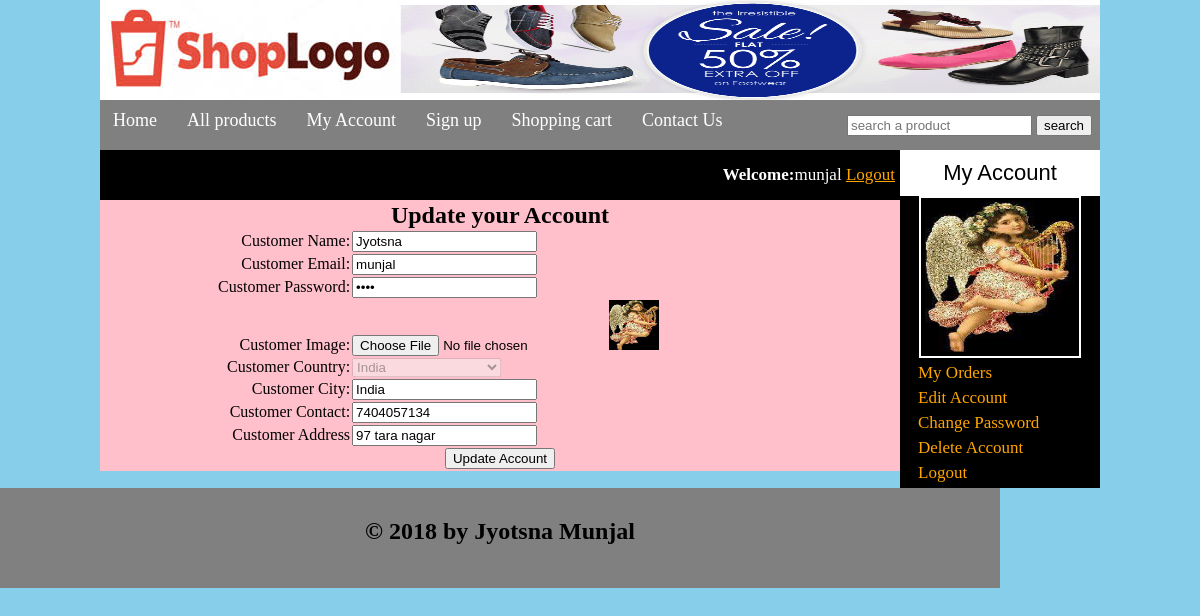
Screenshot of /customer/my_account.php?edit_account (signed in) with the database file from the repository.
### tables this page shows
CREATE TABLE IF NOT EXISTS `customers` (
  `customer_id` int(10) NOT NULL AUTO_INCREMENT,
  `customer_ip` varchar(100) NOT NULL,
  `customer_name` text NOT NULL,
  `customer_email` varchar(100) NOT NULL,
  `customer_pass` varchar(100) NOT NULL,
  `customer_country` text NOT NULL,
  `customer_city` text NOT NULL,
  `customer_contact` varchar(255) NOT NULL,
  `customer_image` text NOT NULL,
  `customer_address` text NOT NULL,
  PRIMARY KEY (`customer_id`)
);

### customer/edit_account.php (the view, shortened to what this page needs)
<?php
$user=$_SESSION['customer_email'];
$get_customer="select * from customers where
customer_email='$user'";
$run_customer=mysql_query($get_customer);
$row_customer=mysql_fetch_array($run_customer);
$name=$row_customer['customer_name'];
$email=$row_customer['customer_email'];
$pass=$row_customer['customer_pass'];
$country=$row_customer['customer_country'];
$contact=$row_customer['customer_contact'];
$address=$row_customer['customer_address'];
$image=$row_customer['customer_image'];
?>
<form action="" method="post" enctype="multipart/form-data">
<table align="center" width="750">
<tr align="center">
<td colspan="6"><h2>Update your Account</h2></td>
</tr>
<tr>
<td align="right">Customer Name:</td>
<td><input type="text" name="c_name" value="<?php echo $name;?>" required/></td>
</tr>
<tr>
<td align="right">Customer Email:</td>
<td><input type="text" name="c_email" value="<?php echo $email;?>" required/></td>
</tr>
<tr>
<td align="right">Customer Password:</td>
<td><input type="password" name="c_pass" value="<?php echo $pass;?>" required/></td>
</tr>
<tr>
<td align="right">Customer Image:</td>
<td><input type="file" name="c_image"  required/>
<img src="customer_images/<?php echo $image; ?>"
width="50" height="50" />
</td>
</tr>
<tr>
<td align="right">Customer Country:</td>
<td>
<select name="c_country" disabled>
<option><?php echo $country;?></option>
</select>
</td>
</tr>
<tr>
<td align="right">Customer City:</td>
<td><input type="text" name="c_city" value="<?php echo $country;?>"required/></td>
</tr>
<tr>
<td align="right">Customer Contact:</td>
<td><input type="text" name="c_contact" value="<?php echo $contact;?>"required/></td>
</tr>
<tr>
<td align="right">Customer Address</td>
<td><input type="text" name="c_address" value="<?php echo $address;?>"required/></td></tr>
<tr align="center">
<td colspan="6"><input type="submit" name="update" value="Update Account" /></td>
</tr>
</table>
</form>
</div>
</div>
</div>
</body>
</html>

### customer/my_account.php (shortened to what this page needs)
<!DOCTYPE>
<html>
<head>
<link rel="stylesheet" href="styles/style.css" media="all" />
</head>
<body>
<div class="main_wrapper">
<div class="header_wrapper">
<a href="index.php"><img id="logo" src="images/logo1.jpg" "/></a>
<img id="banner" src="images/giphy.gif" width="70%" height="100px"/>
</div>
<div class="menubar">
<ul id="menu"><li> <a href="../index.php">Home</a></li>
<li> <a href="../all_products.php" >All products</a></li>
<li> <a href="customer/my_account.php">My Account</a></li>
<li> <a href="#">Sign up</a></li>
<li> <a href="cart.php">Shopping cart</a></li>
<li> <a href="#">Contact Us</a></li>
</ul>
<div id="form">
<form method="get" action="results.php" enctype="multipart/form-data">
<input type="text" name="user_query" placeholder="search a product"/>
<input type="submit"name="search" value="search" />
</form>
</div>
</div>
<div class="content_wrapper">
<div id="sidebar" style="float:right;">
<div id="sidebar_title">My Account</div>
<ul id="cats">
<?php
$user=$_SESSION['customer_email'];
$get_img="select * from customers where
customer_email='$user'";
$run_img=mysql_query($get_img);
$row_img=mysql_fetch_array($run_img);
$c_image=$row_img['customer_image'];
echo "<p style='text-align:center;'><img src='customer_images/$c_image' width='150' height='150' /></p>";
?>
<li><a href="my_account.php?my_orders">My Orders</a></li>
<li><a href="my_account.php?edit_account">Edit Account</a></li>
<li><a href="my_account.php?change_pass">Change Password</a></li>
<li><a href="my_account.php?delete_account">Delete Account</a></li>
<li><a href="logout.php">Logout</a></li>
</div>
<div id="content_area">
<div id="shopping_cart">
<span style="float:right; font-size:17px; padding:5px; line-height:40px;">
<?php
if(isset($_SESSION['customer_email']))
{
	echo "<b>Welcome:</b>".$_SESSION['customer_email'];
}
else
	echo "<b>Welcome Guest:</b>";
?>
<?php
if(!isset($_SESSION['customer_email']))
{
	echo "<a href='checkout.php' style='color:orange'>Login</a>";
}
else
{
	echo "<a href='logout.php' style='color:orange'>Logout</a>";
}
?>
</span>
</div>
<div id="product_box">
<center>
<?php
if(isset($_GET['edit_account']))
{
	include("edit_account.php");
}
?>
<div id="footer">
<h2 style="text-align:center;padding-top:30px;">&copy; 2018 by Jyotsna Munjal</h2>
</div>
</body>
</html>

### customer/styles/style.css (style rules this page uses)
html, body, div, span, applet, object, iframe, h1, h2, h3, h4, h5, h6, p, blockquote, pre, a, abbr, acronym, address, big, cite, code, del, dfn, em, img, ins, kbd, q, s, samp, small, strike, strong, sub, sup, tt, var, b, u, i, center, dl, dt, dd, ol, ul, li, fieldset, form, label, legend, table, caption, tbody, tfoot, thead, tr, th, td, article, aside, canvas, details, embed, figure, figcaption, footer, header, hgroup, menu, nav, output, ruby, section, summary, time, mark, audio, video { margin: 0; padding: 0; border: 0; vertical-align: baseline; }
body { background:skyblue; }
.main_wrapper { width:1000px; height:auto; margin:auto; background:pink; }
.header_wrapper { width:1000px; height:100px; margin:auto; }
#logo { float:left; }
#banner { float:right; }
.menubar { width:1000px; height:50px; background:gray; color:white; }
#menu { padding:0; margin:0; line-height:40px; float:left; }
#menu li { list-style:none; display:inline; }
#menu a { text-decoration:none; color:white; padding:8px; margin:5px; font-size:18px; font-family:COMIC SANS MS; }
#form { float:right; padding-right:8px; line-height:50px; }
.content_wrapper { width:1000px; margin:auto; background:pink; }
#content_area { width:800px; float:left; background:pink; }
#sidebar { width:200px; background:black; float:right; }
#sidebar_title { background:white; color:black; font-size:22px; font-family:arial; padding:10px; text-align:center; }
#cats { text-align:left; }
#cats li { list-style:none; margin:5px; }
#cats a { color:orange; padding:8px; margin:5px; text-align:left; font-size:17px; text-decoration:none; font-family:Comic Sans Ms; }
#cats img { border:2px solid white; padding:4px; }
#shopping_cart { width:800px; height:50px; background:black; color:white; }
#footer { width:1000px; height:100px; background:gray; clear:both; float:center; }

### rows the page displays
customers: customer_image (picture), c_name "Jyotsna", c_email "munjal", c_country "India", c_city "India", c_contact "7404057134", c_address "97 tara nagar"

### other values shown
$_SESSION['customer_email'] "munjal"
